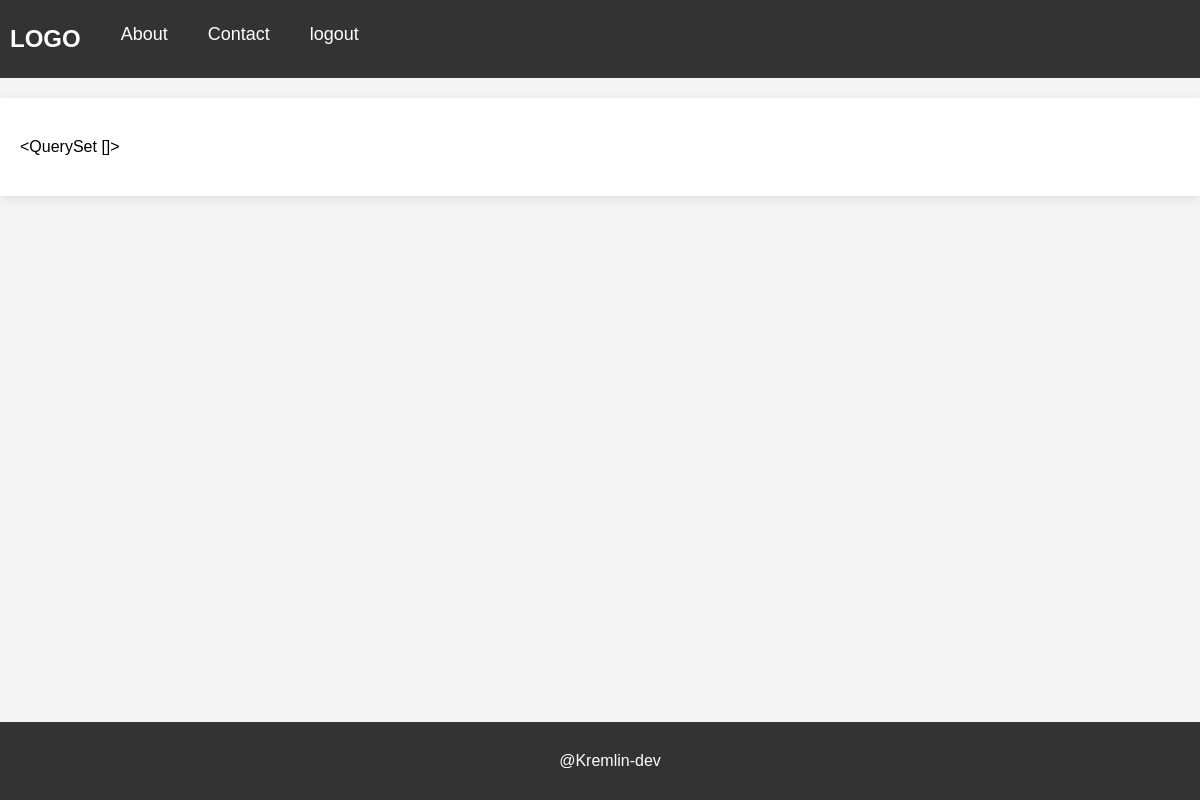
Before: /data/ with the older database file.
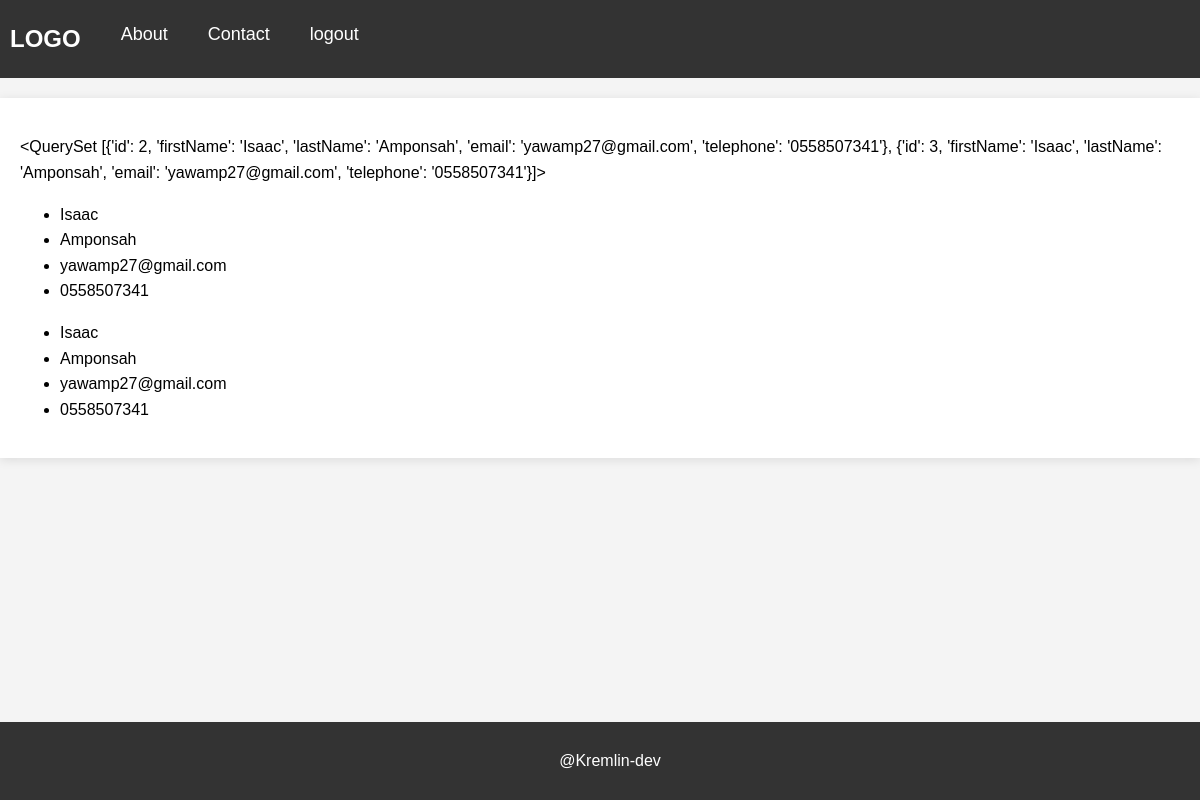
After: the same page with the newer database file.
### form/models.py (models this page shows)
class register(models.Model):
    firstName = models.CharField(max_length=255, null = True)
    lastName = models.CharField(max_length = 255, null = True)
    email = models.EmailField(max_length=255, null = True)
    telephone = models.CharField(max_length=10, null=True)

### form/views.py (the view)
# urls.py: path('data/', views.getData, name='getdata'),
def getData(request):
    if request.method == 'GET':
        users = register.objects.filter(firstName="Isaac").values()
        context = {
            'register': users
        }
        template = loader.get_template('data.html')
        return HttpResponse(template.render(context, request))
    return HttpResponse("Post request not required in this view")

### form/templates/data.html (shortened to what this page needs)
{% extends 'master.html' %}
{% block content %}
<p> {{ register }}</p>
{% for users in register %}
<ul>
    <li> {{ users.firstName }}</li>
    <li> {{ users.lastName }}</li>
    <li> {{ users.email }}</li>
    <li> {{ users.telephone }}</li>
</ul>
{% endfor %}
{% endblock %}

Changed rows visible on the page:
added register: firstName "Isaac", lastName "Amponsah", email "yawamp27@gmail.com", telephone "0558507341"
added register: firstName "Isaac", lastName "Amponsah", email "yawamp27@gmail.com", telephone "0558507341"
Other visible differences:
{{ register }}: "<QuerySet []>" → "<QuerySet [{'id': 2, 'firstName': 'Isaac', 'lastName': 'Amponsah', 'email': 'yawamp27@gmail.com', 'telephone': '0558507341'}, {'id': 3, 'firstName': 'Isaac', 'lastName': 'Amponsah', 'email': 'yawamp27@gmail.com', 'telephone': '0558507341'}]>"
